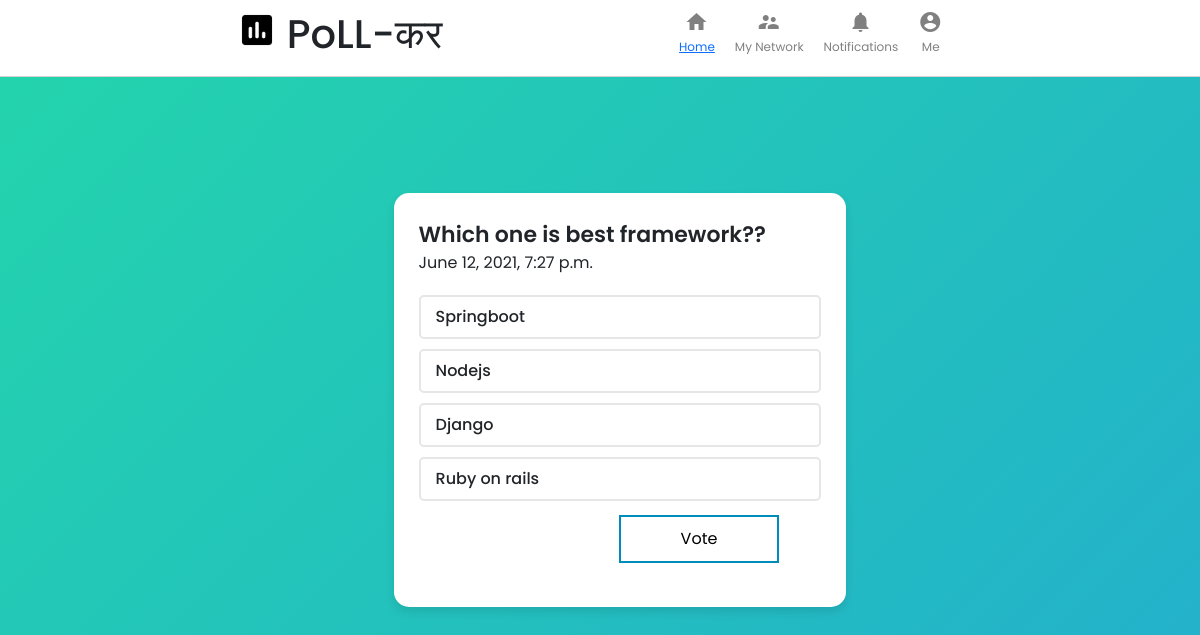
/vote/9, run on the app's committed database.
### main/models.py (models this page shows, shortened)
class Poll(models.Model):
    question = models.TextField()
    datetime = models.DateTimeField(auto_now=True)
    option_one = models.CharField(max_length=56)
    option_two = models.CharField(max_length=56)
    option_three = models.CharField(max_length=56)
    option_four = models.CharField(max_length=56)
    option_one_count = models.IntegerField(default=0)
    option_two_count = models.IntegerField(default=0)
    option_three_count = models.IntegerField(default=0)
    option_four_count = models.IntegerField(default=0)

### main/views.py (the view, shortened to what this page needs)
# urls.py: path('vote/<int:pk>', views.vote, name= 'vote' ),
def vote(request, pk):
    poll = models.Poll.objects.get(pk=pk)
    context = {
        'poll': poll
    }
    return render( request, 'main/vote.html', context)

### templates/main/vote.html (shortened to what this page needs)
{% load static %}
<!DOCTYPE html>
<html lang="en">
<head>
    <link href="https://cdn.jsdelivr.net/npm/bootstrap@5.0.1/dist/css/bootstrap.min.css" rel="stylesheet">
    <link rel="stylesheet" href="{% static 'css/index.css' %}" />
    <link rel="stylesheet" href="{% static 'css/card.css' %}">
</head>
<body>
    <div class="header">
        <div class="header__left">
            <img src="{% static 'img/logo1.png' %}" alt="" />
            <h1>PoLL-कर</h1>
        </div>
        <div class="header__right">
            <div class="headerOption">
                <i class="material-icons headerOption__icon"> home </i>
                <h3><a class="active" href="{% url 'allpolls' %}">Home</a></h3>
            </div>
            <div class="headerOption">
                <i class="material-icons headerOption__icon"> supervisor_account </i>
                <h3>My Network</h3>
            </div>
            <div class="headerOption">
                <i class="material-icons headerOption__icon"> notifications </i>
                <h3>Notifications</h3>
            </div>
            <div class="headerOption">
                <i class="material-icons headerOption__icon"> account_circle </i>
                <h3>Me</h3>
            </div>
        </div>
    </div>
    <br><br><br><br>
            <div>
                <div class="wrapper">
                    <header>{{ poll.question }}</header>
                    <span class="text">{{ poll.datetime }}</span>
                    <form method="POST">
                    <div class="poll-area">
                        <label for="opt-1" class="opt-1">
                            <div class="row">
                                <div class="column">
                                    <span>{{ poll.option_one }}</span>
                                </div>
                            </div>
                        </label>
                        <label for="opt-2" class="opt-2">
                            <div class="row">
                                <div class="column">
                                    <span class="text">{{ poll.option_two }}</span>
                                </div>
                            </div>
                        </label>
                        <label for="opt-3" class="opt-3">
                            <div class="row">
                                <div class="column">
                                    <span class="text">{{ poll.option_three }}</span>
                                </div>
                            </div>
                        </label>
                        <label for="opt-4" class="opt-4">
                            <div class="row">
                                <div class="column">
                                    <span class="text">{{ poll.option_four }}</span>
                                </div>
                            </div>
                        </label>
                        <div>
                            <button type="submit" class="button button2">Vote</button>
                        </div>
                    </div>
                    </form>
                </div>
            </div>
</body>
</html>

### static/css/index.css (style rules this page uses)
* { margin: 0; padding: 0; }
body { background-repeat: no-repeat; background: linear-gradient(-45deg, #ee7752, #e73c7e, #23a6d5, #23d5ab); background-size: 400% 400%; animation: gradient 15s ease infinite; display: flex; flex-direction: column; align-items: center; }
.header__left img { object-fit: contain; height: 40px; margin-right: 10px; }
.header { width: 100%; display: flex; position: sticky; top: 0; z-index: 999; justify-content: space-evenly; border-bottom: 0.1px solid lightgray; padding-top: 10px; padding-bottom: 10px; width: 100%; background-color: white; }
.header__left { display: flex; }
.header__right { display: flex; }
.headerOption { display: flex; flex-direction: column; align-items: center; margin-right: 20px; color: gray; cursor: pointer; }
.headerOption h3 { font-size: 12px; margin-top: 10px; font-weight: 400; }
.headerOption__icon { margin-right: 5px; height: 20px; width: 20px; }

### static/css/card.css (style rules this page uses)
* { margin: 0; padding: 0; box-sizing: border-box; font-family: 'Poppins', sans-serif; }
.button { border: none; color: white; padding: 10px 60px; text-align: center; text-decoration: none; display: inline-block; font-size: 16px; margin: 4px 2px; transition-duration: 0.4s; cursor: pointer; margin-left: 200px; }
.button2 { background-color: white; color: black; border: 2px solid #008CBA; }
.wrapper { background: #fff; border-radius: 15px; padding: 25px; max-width: 650; margin: 20px; width: 100%; box-shadow: 0px 5px 10px rgba(0,0,0,0.1); }
.wrapper header { font-size: 22px; font-weight: 600; }
.wrapper .poll-area { margin: 20px 0 15px 0; }
.poll-area label { display: block; margin-bottom: 10px; border-radius: 5px; padding: 8px 15px; border: 2px solid #e6e6e6; transition: all 0.2s ease; }
label .row { display: flex; pointer-events: none; justify-content: space-between; }
label .row .column { display: flex; align-items: center; }
label .row span { font-size: 16px; font-weight: 500; }

### data on the page
Poll: question "Which one is best framework??", datetime "June 12, 2021, 7:27 p.m.", option_one "Springboot", option_two "Nodejs", option_three "Django", option_four "Ruby on rails"
